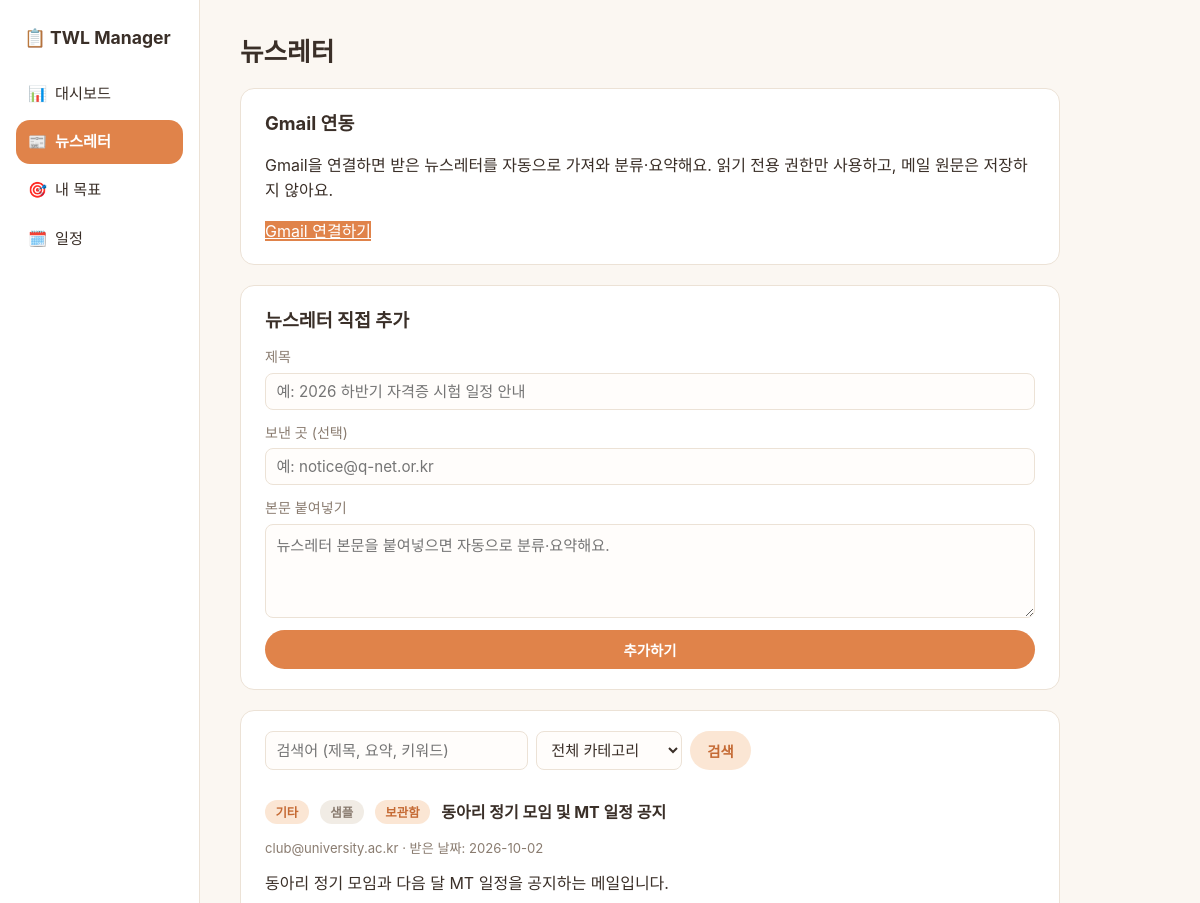
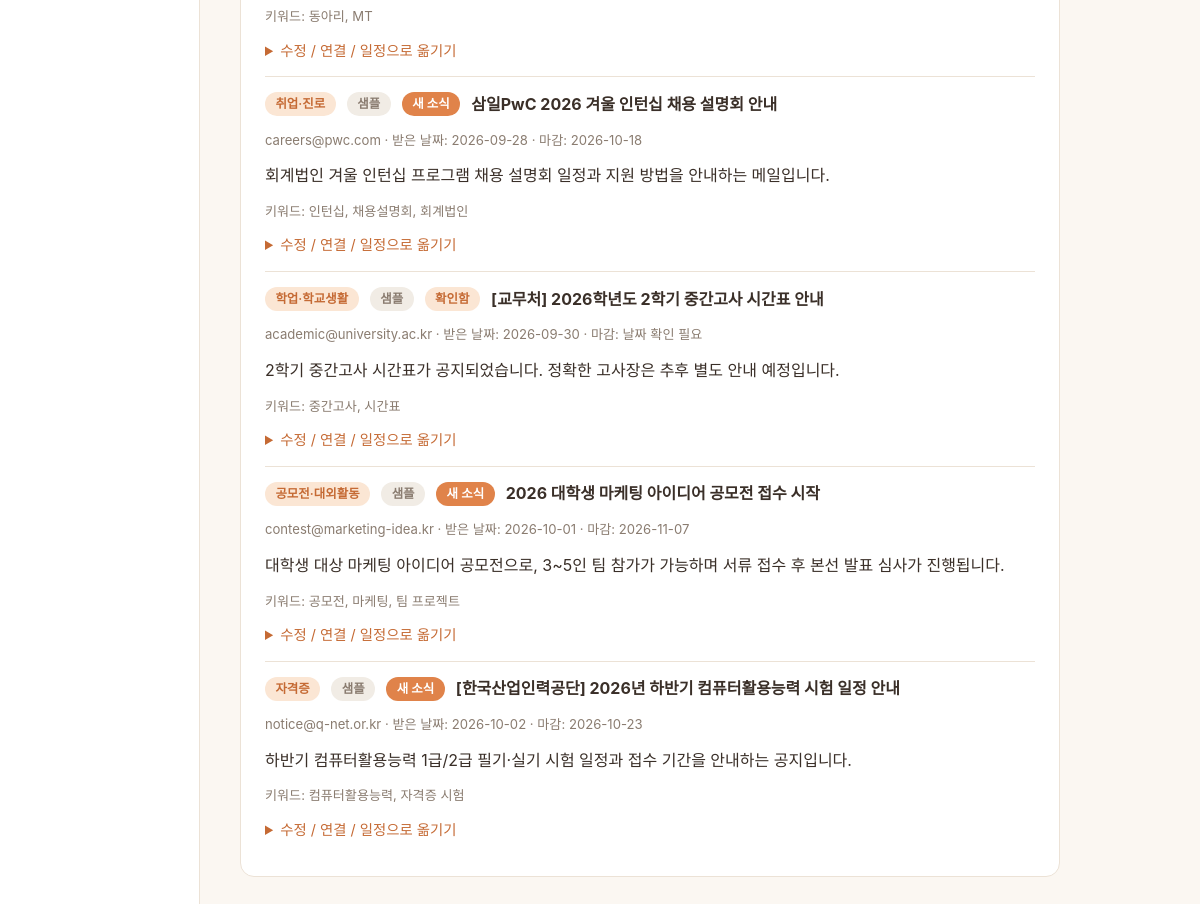
Screenshot of /newsletters/ with the database file from the repository (2 pictures, top to bottom).
### tables this page shows
CREATE TABLE newsletters (
    id INTEGER PRIMARY KEY AUTOINCREMENT,
    title TEXT NOT NULL,
    sender TEXT,
    received_date TEXT,         -- YYYY-MM-DD
    category TEXT NOT NULL DEFAULT '기타',
    summary TEXT,
    body TEXT,                  -- 수동으로 붙여넣은 경우에만 채워짐 (Gmail 원문은 저장하지 않음)
    topics TEXT,                -- 쉼표로 구분된 키워드
    deadline TEXT,               -- YYYY-MM-DD 또는 '날짜 확인 필요' 또는 NULL
    status TEXT NOT NULL DEFAULT '새 소식',   -- 새 소식 / 확인함 / 보관함
    source TEXT NOT NULL DEFAULT '직접 입력', -- 직접 입력 / Gmail / 샘플
    source_link TEXT,           -- Gmail 원문 링크 (Gmail로 가져온 경우)
    goal_id INTEGER REFERENCES goals(id) ON DELETE SET NULL,
    created_at TEXT NOT NULL DEFAULT (datetime('now'))
);

### src/routes/newsletters.py (the view)
@bp.route("/")
def index():
    db = get_db()
    category = request.args.get("category", "")
    search = request.args.get("q", "").strip()
    query = "SELECT * FROM newsletters WHERE 1=1"
    params: list = []
    if category:
        query += " AND category = ?"
        params.append(category)
    if search:
        query += " AND (title LIKE ? OR summary LIKE ? OR topics LIKE ?)"
        like = f"%{search}%"
        params += [like, like, like]
    query += " ORDER BY id DESC"
    newsletters = db.execute(query, params).fetchall()
    goals = db.execute("SELECT id, title FROM goals ORDER BY title").fetchall()
    gmail_account = load_account(db)
    return render_template(
        "newsletters.html",
        newsletters=newsletters,
        categories=CATEGORIES,
        goals=goals,
        selected_category=category,
        search=search,
        gmail_account=gmail_account,
    )

### src/db.py (called while the page is built)
def get_db() -> sqlite3.Connection:
    if "db" not in g:
        DB_PATH.parent.mkdir(parents=True, exist_ok=True)
        g.db = sqlite3.connect(DB_PATH)
        g.db.row_factory = sqlite3.Row
        g.db.execute("PRAGMA foreign_keys = ON")
    return g.db

### src/gmail_auth.py (called while the page is built)
def load_account(db) -> dict[str, Any] | None:
    row = db.execute("SELECT * FROM gmail_account WHERE id = 1").fetchone()
    return dict(row) if row else None

### templates/newsletters.html (shortened to what this page needs)
{% extends "base.html" %}
{% block content %}
  <h1>뉴스레터</h1>
  <section class="card">
    <h2>Gmail 연동</h2>
    {% if gmail_account %}
      <p>
        <strong>{{ gmail_account.email }}</strong> 연결됨
        {% if gmail_account.last_synced_at %}
          · 마지막 가져오기: {{ gmail_account.last_synced_at }}
        {% endif %}
      </p>
      <form method="post" action="{{ url_for('gmail.sync') }}" class="inline-form">
        <label>최근
          <select name="days">
            <option value="3">3일</option>
            <option value="7" selected>7일</option>
            <option value="30">30일</option>
            <option value="90">90일</option>
          </select>
          이내 메일 가져오기
        </label>
        <button type="submit" class="btn-primary">지금 가져오기</button>
      </form>
      <form method="post" action="{{ url_for('gmail.disconnect') }}" class="inline-form" onsubmit="return confirm('Gmail 연결을 해제할까요?');">
        <label><input type="checkbox" name="delete_imported"> 가져온 뉴스레터도 함께 삭제</label>
        <button type="submit" class="btn-secondary">연결 해제</button>
      </form>
    {% else %}
      <p>Gmail을 연결하면 받은 뉴스레터를 자동으로 가져와 분류·요약해요. 읽기 전용 권한만 사용하고, 메일 원문은 저장하지 않아요.</p>
      <a href="{{ url_for('gmail.connect') }}" class="btn-primary">Gmail 연결하기</a>
    {% endif %}
  </section>
  <section class="card">
    <h2>뉴스레터 직접 추가</h2>
    <form method="post" action="{{ url_for('newsletters.add') }}" class="stacked-form">
      <label>제목
        <input type="text" name="title" required placeholder="예: 2026 하반기 자격증 시험 일정 안내">
      </label>
      <label>보낸 곳 (선택)
        <input type="text" name="sender" placeholder="예: notice@q-net.or.kr">
      </label>
      <label>본문 붙여넣기
        <textarea name="body" rows="4" placeholder="뉴스레터 본문을 붙여넣으면 자동으로 분류·요약해요."></textarea>
      </label>
      <button type="submit" class="btn-primary">추가하기</button>
    </form>
  </section>
  <section class="card">
    <form method="get" class="filter-form">
      <input type="text" name="q" value="{{ search }}" placeholder="검색어 (제목, 요약, 키워드)">
      <select name="category">
        <option value="">전체 카테고리</option>
      </select>
      <button type="submit" class="btn-secondary">검색</button>
    </form>
    {% for item in newsletters %}
      <article class="newsletter-item">
        <header>
          <span class="tag">{{ item.category }}</span>
          <span class="tag muted">{{ item.source }}</span>
          <span class="tag {{ item.status|status_class }}">{{ item.status }}</span>
          <strong>{{ item.title }}</strong>
        </header>
        <p class="meta">
          {{ item.sender or '보낸 사람 정보 없음' }} · 받은 날짜: {{ item.received_date or '알 수 없음' }}
          {% if item.deadline %} · 마감: {{ item.deadline }}{% endif %}
        </p>
        <p class="summary">{{ item.summary }}</p>
        {% if item.topics %}<p class="meta">키워드: {{ item.topics }}</p>{% endif %}
        <details>
          <summary>수정 / 연결 / 일정으로 옮기기</summary>
        </details>
      </article>
    {% endfor %}
  </section>
{% endblock %}

### static/style.css (style rules this page uses)
:root { --bg: #fbf7f2; --card-bg: #ffffff; --ink: #3a2f28; --muted: #8a7c70; --accent: #e0834a; --accent-dark: #c56a34; --accent-soft: #fbe6d4; --danger: #c0503f; --border: #ece2d6; --radius: 14px; }
* { box-sizing: border-box; }
body { margin: 0; font-family: -apple-system, "Apple SD Gothic Neo", "Pretendard", "Noto Sans KR", sans-serif; background: var(--bg); color: var(--ink); font-size: 16px; line-height: 1.55; }
h1 { font-size: 1.6rem; margin: 0 0 1rem; }
h2 { font-size: 1.15rem; margin: 0 0 0.75rem; }
a { color: var(--accent-dark); }
.card { background: var(--card-bg); border: 1px solid var(--border); border-radius: var(--radius); padding: 1.25rem 1.5rem; margin-bottom: 1.25rem; }
.tag { display: inline-block; background: var(--accent-soft); color: var(--accent-dark); border-radius: 999px; padding: 0.15rem 0.65rem; font-size: 0.78rem; font-weight: 600; margin-right: 0.3rem; }
.tag.muted { background: #f1ece5; color: var(--muted); }
.tag.status-new { background: var(--accent); color: white; }
.stacked-form { display: flex; flex-direction: column; gap: 0.75rem; margin-top: 0.5rem; }
.stacked-form label { display: flex; flex-direction: column; gap: 0.3rem; font-size: 0.88rem; color: var(--muted); }
.filter-form { display: flex; gap: 0.5rem; margin-bottom: 1rem; flex-wrap: wrap; }
input[type=text], input[type=date], select, textarea { font-family: inherit; font-size: 0.95rem; padding: 0.5rem 0.65rem; border: 1px solid var(--border); border-radius: 8px; background: #fffdfb; color: var(--ink); }
textarea { resize: vertical; }
button { font-family: inherit; cursor: pointer; border: none; border-radius: 999px; padding: 0.55rem 1.1rem; font-size: 0.9rem; font-weight: 600; }
.btn-primary { background: var(--accent); color: white; }
.btn-secondary { background: var(--accent-soft); color: var(--accent-dark); }
.newsletter-item, .schedule-item { border-top: 1px solid var(--border); padding: 0.9rem 0; }
.newsletter-item:first-of-type, .schedule-item:first-of-type { border-top: none; }
.newsletter-item header { display: flex; align-items: center; gap: 0.4rem; flex-wrap: wrap; margin-bottom: 0.3rem; }
.newsletter-item .meta, .schedule-item .meta { color: var(--muted); font-size: 0.82rem; }
.newsletter-item .summary { margin: 0.4rem 0; }
.newsletter-item details { margin-top: 0.5rem; font-size: 0.9rem; }
.newsletter-item summary { cursor: pointer; color: var(--accent-dark); }

### rows the page displays
newsletters: category "기타", source "샘플", status "보관함", title "동아리 정기 모임 및 MT 일정 공지", sender "club@university.ac.kr", received_date "2026-10-02", summary "동아리 정기 모임과 다음 달 MT 일정을 공지하는 메일입니다.", topics "동아리, MT"
newsletters: category "취업·진로", source "샘플", status "새 소식", title "삼일PwC 2026 겨울 인턴십 채용 설명회 안내", sender "careers@pwc.com", received_date "2026-09-28", deadline "2026-10-18", summary "회계법인 겨울 인턴십 프로그램 채용 설명회 일정과 지원 방법을 안내하는 메일입니다.", topics "인턴십, 채용설명회, 회계법인"
newsletters: category "학업·학교생활", source "샘플", status "확인함", title "[교무처] 2026학년도 2학기 중간고사 시간표 안내", sender "academic@university.ac.kr", received_date "2026-09-30", deadline "날짜 확인 필요", summary "2학기 중간고사 시간표가 공지되었습니다. 정확한 고사장은 추후 별도 안내 예정입니다.", topics "중간고사, 시간표"
newsletters: category "공모전·대외활동", source "샘플", status "새 소식", title "2026 대학생 마케팅 아이디어 공모전 접수 시작", sender "contest@marketing-idea.kr", received_date "2026-10-01", deadline "2026-11-07", summary "대학생 대상 마케팅 아이디어 공모전으로, 3~5인 팀 참가가 가능하며 서류 접수 후 본선 발표 심사가 진행됩니다.", topics "공모전, 마케팅, 팀 프로젝트"
newsletters: category "자격증", source "샘플", status "새 소식", title "[한국산업인력공단] 2026년 하반기 컴퓨터활용능력 시험 일정 안내", sender "notice@q-net.or.kr", received_date "2026-10-02", deadline "2026-10-23", summary "하반기 컴퓨터활용능력 1급/2급 필기·실기 시험 일정과 접수 기간을 안내하는 공지입니다.", topics "컴퓨터활용능력, 자격증 시험"
